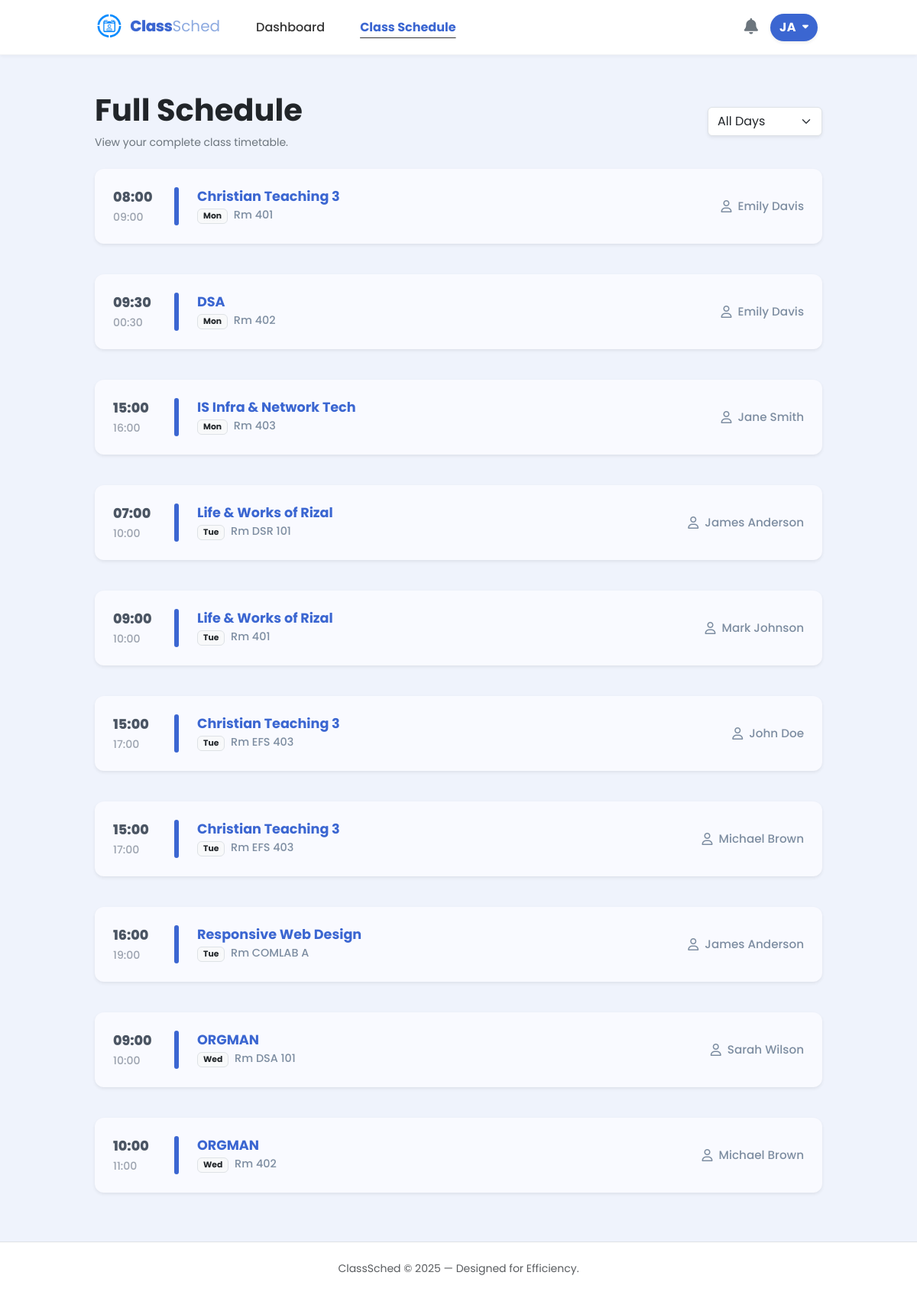
The page /src/student_schedule.php (signed in) on the database its author committed.
### tables this page shows
CREATE TABLE students (
        id INTEGER PRIMARY KEY AUTOINCREMENT,
        user_id INTEGER UNIQUE,
        student_number TEXT(50) NOT NULL,
        last_name TEXT(50) NOT NULL,
        first_name TEXT(50),
        middle_name TEXT(50),
        age INTEGER,
        phone_number TEXT(20),
        course_id INTEGER NOT NULL,
        year_level INTEGER,
        email TEXT(255) UNIQUE,
        last_notification_check DATETIME DEFAULT "1970-01-01 00:00:00",
        FOREIGN KEY (user_id) REFERENCES users(id),
        FOREIGN KEY (course_id) REFERENCES courses(id)
    );

CREATE TABLE schedules (
        id INTEGER PRIMARY KEY AUTOINCREMENT,
        day TEXT NOT NULL,
        subject_id INTEGER NOT NULL,
        teacher_id INTEGER NOT NULL,
        room TEXT(10),
        time_start TIME,
        time_end TIME,
        course_id INTEGER NOT NULL,

        FOREIGN KEY (teacher_id) REFERENCES teachers(id),
        FOREIGN KEY (course_id) REFERENCES courses(id),
        FOREIGN KEY (subject_id) REFERENCES subjects(id)
    );

CREATE TABLE subjects (
        id INTEGER PRIMARY KEY AUTOINCREMENT,
        subject_name TEXT NOT NULL UNIQUE
    );

CREATE TABLE teachers (
        id INTEGER PRIMARY KEY AUTOINCREMENT,
        name TEXT NOT NULL UNIQUE
    );

### src/student_schedule.php (the view, shortened to what this page needs)
<?php
$user = $_SESSION['user'];
$db = get_db();
$user_id = $user['id'];
$student = $db->querySingle("SELECT * FROM students WHERE user_id = $user_id", true);
$course_id = (int)$student['course_id'];
$selected_day = $_GET['day'] ?? 'All';
$sqlSched = "
    SELECT sch.*, sub.subject_name, t.name as teacher_name
    FROM schedules sch
    LEFT JOIN subjects sub ON sch.subject_id = sub.id
    LEFT JOIN teachers t ON sch.teacher_id = t.id
    WHERE sch.course_id = :cid
";
$sqlSched .= " ORDER BY
    CASE
        WHEN sch.day = 'Monday' THEN 1
        WHEN sch.day = 'Tuesday' THEN 2
        WHEN sch.day = 'Wednesday' THEN 3
        WHEN sch.day = 'Thursday' THEN 4
        WHEN sch.day = 'Friday' THEN 5
        WHEN sch.day = 'Saturday' THEN 6
        WHEN sch.day = 'Sunday' THEN 7
        ELSE 8
    END,
    sch.time_start ASC";
$stmt = $db->prepare($sqlSched);
$stmt->bindValue(':cid', $course_id, SQLITE3_INTEGER);
$sched_result = $stmt->execute();
$schedule_data = [];
while ($row = $sched_result->fetchArray(SQLITE3_ASSOC)) {
    $schedule_data[] = $row;
}
$themeColor = '#3b66d1';
    ?>
<!DOCTYPE html>
<html lang="en">
<head>
    <link href="https://cdn.jsdelivr.net/npm/bootstrap@5.3.3/dist/css/bootstrap.min.css" rel="stylesheet">
    <link href="https://cdnjs.cloudflare.com/ajax/libs/font-awesome/6.0.0/css/all.min.css" rel="stylesheet">
    <link rel="stylesheet" href="../styles/student_schedule.css">
    <link rel="stylesheet" href="../styles/student.css">
    <link rel="stylesheet" href="../styles/notification.css">
</head>
<body class="d-flex flex-column min-vh-100 position-relative">
    <?php require_once __DIR__ . "/student_nav.php"; ?>
    <div class="container px-4 py-5" style="max-width: 1000px;">
        <div class="d-flex flex-wrap justify-content-between align-items-center mb-4 gap-3">
            <div>
                <h1 class="fw-bold text-dark mb-2">Full Schedule</h1>
                <p class="text-secondary mb-0 small">View your complete class timetable.</p>
            </div>
            <form id="scheduleForm" method="GET" action="">
                <select name="day" id="day-select" class="form-select bg-white border shadow-sm" style="width: auto; cursor: pointer; min-width: 150px;">
                    <option value="All" <?php if($selected_day == 'All') echo 'selected'; ?>>All Days</option>
                </select>
            </form>
        </div>
        <div id="schedule-body" class="schedule-list">
            <?php
            foreach ($schedule_data as $row):
                $currentColor = $themeColor;
                $start_time = $row['time_start'] ? date("H:i", strtotime($row['time_start'])) : '--';
                $end_time   = $row['time_end']   ? date("H:i", strtotime($row['time_end']))   : '';
            ?>
                <div class="schedule-card mb-3 shadow-sm border-0">
                    <div class="time-col">
                        <div><?php echo $start_time; ?></div>
                        <?php if($end_time): ?>
                            <div style="font-size: 0.8em; color: #9ca3af; font-weight: 500; margin-top: 2px;">
                                <?php echo $end_time; ?>
                            </div>
                        <?php endif; ?>
                    </div>
                    <div class="accent-bar" style="background-color: <?php echo $currentColor; ?>;"></div>
                    <div class="subject-info">
                        <div class="subject-name" style="color: <?php echo $currentColor; ?>;">
                            <?php echo htmlspecialchars($row['subject_name']); ?>
                        </div>
                        <div class="room-badge">
                            <?php if($selected_day === 'All'): ?>
                                <span class="badge bg-light text-dark border me-1"><?php echo substr($row['day'], 0, 3); ?></span>
                            <?php endif; ?>
                            Rm <?php echo htmlspecialchars($row['room'] ?? 'TBA'); ?>
                        </div>
                    </div>
                    <div class="teacher-col">
                        <i class="fa-regular fa-user"></i>
                        <?php echo htmlspecialchars($row['teacher_name']); ?>
                    </div>
                </div>
            <?php endforeach; ?>
        </div>
    </div>
    <footer class="bg-white border-top py-4 text-center mt-auto">
        <div class="container">
            <p class="text-muted small mb-0">ClassSched © 2025 — Designed for Efficiency.</p>
        </div>
    </footer>
</body>
</html>

### src/student_nav.php (shortened to what this page needs)
<?php
$current_page = basename($_SERVER['PHP_SELF']);
$is_admin = (strpos($current_page, 'admin_') === 0);
$fullName = null;
$initials = null;
if (isset($_SESSION['user']['id']) && isset($db)) {
    $userId = $_SESSION['user']['id'];
    $stmt = $db->prepare("SELECT first_name, last_name FROM students WHERE user_id = :uid");
    $stmt->bindValue(':uid', $userId, SQLITE3_INTEGER);
    $result = $stmt->execute();
    $navStudent = $result->fetchArray(SQLITE3_ASSOC);
    if ($navStudent) {
        $fullName = $navStudent['first_name'] . ' ' . $navStudent['last_name'];
    }
}
if ($fullName) {
    $parts = explode(' ', trim($fullName));
    if (count($parts) >= 2) {
        $initials = strtoupper(substr($parts[0], 0, 1) . substr($parts[1], 0, 1));
    } else {
        $initials = strtoupper(substr($fullName, 0, 2));
    }
}
$home_link = $is_admin ? 'admin_dashboard.php' : 'student_dashboard.php';
?>
<link rel="stylesheet" href="../styles/student_nav.css">
<nav class="navbar navbar-expand-md sticky-top">
    <div class="container-fluid px-4">
        <div class="d-flex align-items-center">
            <a class="navbar-brand me-0" href="<?php echo $home_link; ?>">
                <img src="../img/logo.png" width="45" height="45" alt="Logo" onerror="this.style.display='none'">
                <span class="logo-text lh-1">
                    <span class="text-class">Class</span><span class="text-sched">Sched</span>
                </span>
            </a>
            <div class="collapse navbar-collapse ms-4 d-none d-md-block" id="desktopNav">
                <ul class="navbar-nav">
                    <?php if ($is_admin): ?>
                        <li class="nav-item">
                            <a class="nav-link <?php echo ($current_page == 'admin_dashboard.php') ? 'active fw-bold text-primary' : ''; ?>" href="admin_dashboard.php">Dashboard</a>
                        </li>
                        <li class="nav-item">
                            <a class="nav-link <?php echo ($current_page == 'admin_student_manage.php') ? 'active fw-bold text-primary' : ''; ?>" href="admin_student_manage.php">Students</a>
                        </li>
                        <li class="nav-item">
                            <a class="nav-link <?php echo ($current_page == 'admin_schedule.php') ? 'active fw-bold text-primary' : ''; ?>" href="admin_schedule.php">Schedules</a>
                        </li>
                    <?php else: ?>
                        <li class="nav-item">
                            <a class="nav-link <?php echo ($current_page == 'student_dashboard.php') ? 'active fw-bold text-primary' : ''; ?>" href="student_dashboard.php">Dashboard</a>
                        </li>
                        <li class="nav-item">
                            <a class="nav-link <?php echo ($current_page == 'student_schedule.php') ? 'active fw-bold text-primary' : ''; ?>" href="student_schedule.php">Class Schedule</a>
                        </li>
                    <?php endif; ?>
                </ul>
            </div>
        </div>
        <div class="d-flex align-items-center gap-3">
            <div class="dropdown notification-container position-relative">
                <?php if ($current_page == 'notif_view.php'): ?>
                    <i class="fa-solid fa-bell"
                       style="font-size: 1.3rem; color: #0d6efd; cursor: default;">
                    </i>
                <?php else: ?>
                    <i class="fa-solid fa-bell text-secondary"
                       id="notificationDropdown"
                       data-bs-toggle="dropdown"
                       aria-expanded="false"
                       style="font-size: 1.3rem; cursor: pointer;">
                    </i>
                <?php endif; ?>
            </div>
            <div class="dropdown">
                <?php if ($is_admin): ?>
                    <button class="btn user-dropdown-btn rounded-pill d-flex align-items-center gap-2 border-0 shadow-sm" type="button" data-bs-toggle="dropdown" aria-expanded="false">
                        <span class="fw-bold" style="letter-spacing: 0.5px;"><?php echo htmlspecialchars($initials ?? 'AD'); ?></span>
                        <i class="fa-solid fa-caret-down" style="font-size: 0.8rem;"></i>
                    </button>
                    <ul class="dropdown-menu dropdown-menu-end custom-dropdown-menu shadow-lg mt-2">
                        <li class="dropdown-header-custom">
                            <small class="text-muted d-block" style="font-size: 11px;">Signed in as</small>
                            <span class="fw-bold text-dark" style="font-size: 15px;"><?php echo htmlspecialchars($fullName ?? 'Administrator'); ?></span>
                        </li>
                        <li><hr class="dropdown-divider my-1"></li>
                        <li>
                            <a class="dropdown-item text-danger" href="logout.php">
                                Logout
                            </a>
                        </li>
                    </ul>
                <?php else: ?>
                    <button class="btn user-dropdown-btn rounded-pill d-flex align-items-center gap-2 border-0 shadow-sm" type="button" data-bs-toggle="dropdown" aria-expanded="false">
                        <span class="fw-bold" style="letter-spacing: 0.5px;"><?php echo htmlspecialchars($initials ?? 'US'); ?></span>
                        <i class="fa-solid fa-caret-down" style="font-size: 0.8rem;"></i>
                    </button>
                <?php endif; ?>
            </div>
        </div>
    </div>
</nav>

### styles/student_schedule.css (style rules this page uses)
:root { --brand-blue: #3b66d1; --brand-blue-hover: #2d52b0; --brand-dark: #0f1724; --brand-light: #f5f7ff; }
.schedule-list { display: flex; flex-direction: column; gap: 1.5rem; }
.schedule-card { display: flex; align-items: center; background-color: #f9faff; border-radius: 12px; padding: 1.5rem; transition: transform 0.2s ease, box-shadow 0.2s ease; }
.time-col { min-width: 80px; font-weight: 800; font-size: 1.1rem; color: #4b5563; }
.accent-bar { width: 6px; height: 50px; border-radius: 10px; margin-right: 1.5rem; }
.subject-info { flex-grow: 1; display: flex; flex-direction: column; justify-content: center; }
.subject-name { font-weight: 700; font-size: 1.1rem; color: var(--brand-dark); margin-bottom: 0.2rem; line-height: 1.2; }
.room-badge { font-size: 0.9rem; color: #7d8da1; font-weight: 500; }
.teacher-col { display: flex; align-items: center; color: #7d8da1; font-weight: 500; font-size: 0.95rem; min-width: 150px; justify-content: flex-end; }
.teacher-col i { margin-right: 8px; font-size: 1rem; }

### styles/student.css (style rules this page uses)
:root { --brand-blue: #3b66d1; --brand-blue-hover: #2d52b0; --brand-dark: #0f1724; --brand-light: #f5f7ff; }
body { font-family: 'Poppins', sans-serif; color: var(--brand-dark); background-color: #eff3fc; }
.navbar { background-color: rgba(255, 255, 255, 0.95); border-bottom: 1px solid #f3f4f6; padding: 0.5rem 0; }
.nav-link { color: #333 !important; font-weight: 500; margin: 0 15px; transition: color 0.2s; }
.nav-link.active { color: var(--brand-blue) !important; font-weight: 600; text-decoration: underline; text-decoration-color: #333; text-underline-offset: 8px; }

### styles/notification.css (style rules this page uses)
.notification-container { display: flex; align-items: center; }
.notification-container .fa-bell { transition: color 0.3s ease; cursor: pointer; }

### styles/student_nav.css (style rules this page uses)
.navbar { background-color: #ffffff; box-shadow: 0 2px 4px rgba(0,0,0,0.04); z-index: 1030; }
.user-dropdown-btn { background-color: #3b66d1; color: white; padding: 6px 12px; font-weight: 500; }
.logo-text { font-family: 'Poppins', sans-serif; font-size: 20px; line-height: 1; }
.text-class { color: #3b66d1; font-weight: 800; letter-spacing: -0.5px; }
.text-sched { color: #8daae0; font-weight: 400; }
@media (min-width: 992px) { .navbar .container-fluid { padding-left: 120px !important; padding-right: 130px !important; } }

### rows shown on the page
students: initials "JA"
schedules: time_start "08:00", time_end "09:00", subject.subject_name "Christian Teaching 3", day "Mon", room "401", teacher.name "Emily Davis"
schedules: time_start "09:30", time_end "00:30", subject.subject_name "DSA", day "Mon", room "402", teacher.name "Emily Davis"
schedules: time_start "15:00", time_end "16:00", subject.subject_name "IS Infra & Network Tech", day "Mon", room "403", teacher.name "Jane Smith"
schedules: time_start "07:00", time_end "10:00", subject.subject_name "Life & Works of Rizal", day "Tue", room "DSR 101", teacher.name "James Anderson"
schedules: time_start "09:00", time_end "10:00", subject.subject_name "Life & Works of Rizal", day "Tue", room "401", teacher.name "Mark Johnson"
schedules: time_start "15:00", time_end "17:00", subject.subject_name "Christian Teaching 3", day "Tue", room "EFS 403", teacher.name "John Doe"
schedules: time_start "15:00", time_end "17:00", subject.subject_name "Christian Teaching 3", day "Tue", room "EFS 403", teacher.name "Michael Brown"
schedules: time_start "16:00", time_end "19:00", subject.subject_name "Responsive Web Design", day "Tue", room "COMLAB A", teacher.name "James Anderson"
schedules: time_start "09:00", time_end "10:00", subject.subject_name "ORGMAN", day "Wed", room "DSA 101", teacher.name "Sarah Wilson"
schedules: time_start "10:00", time_end "11:00", subject.subject_name "ORGMAN", day "Wed", room "402", teacher.name "Michael Brown"
